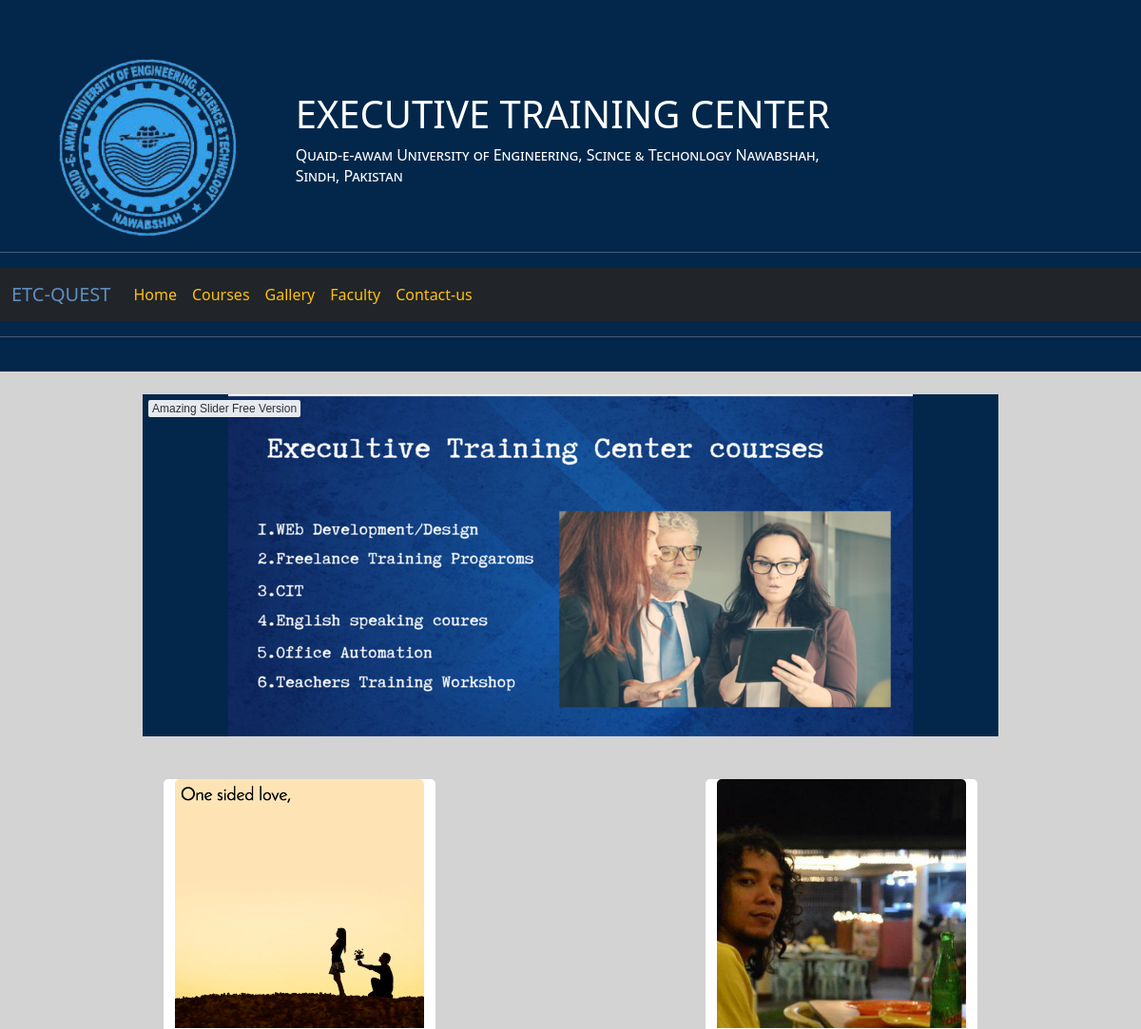
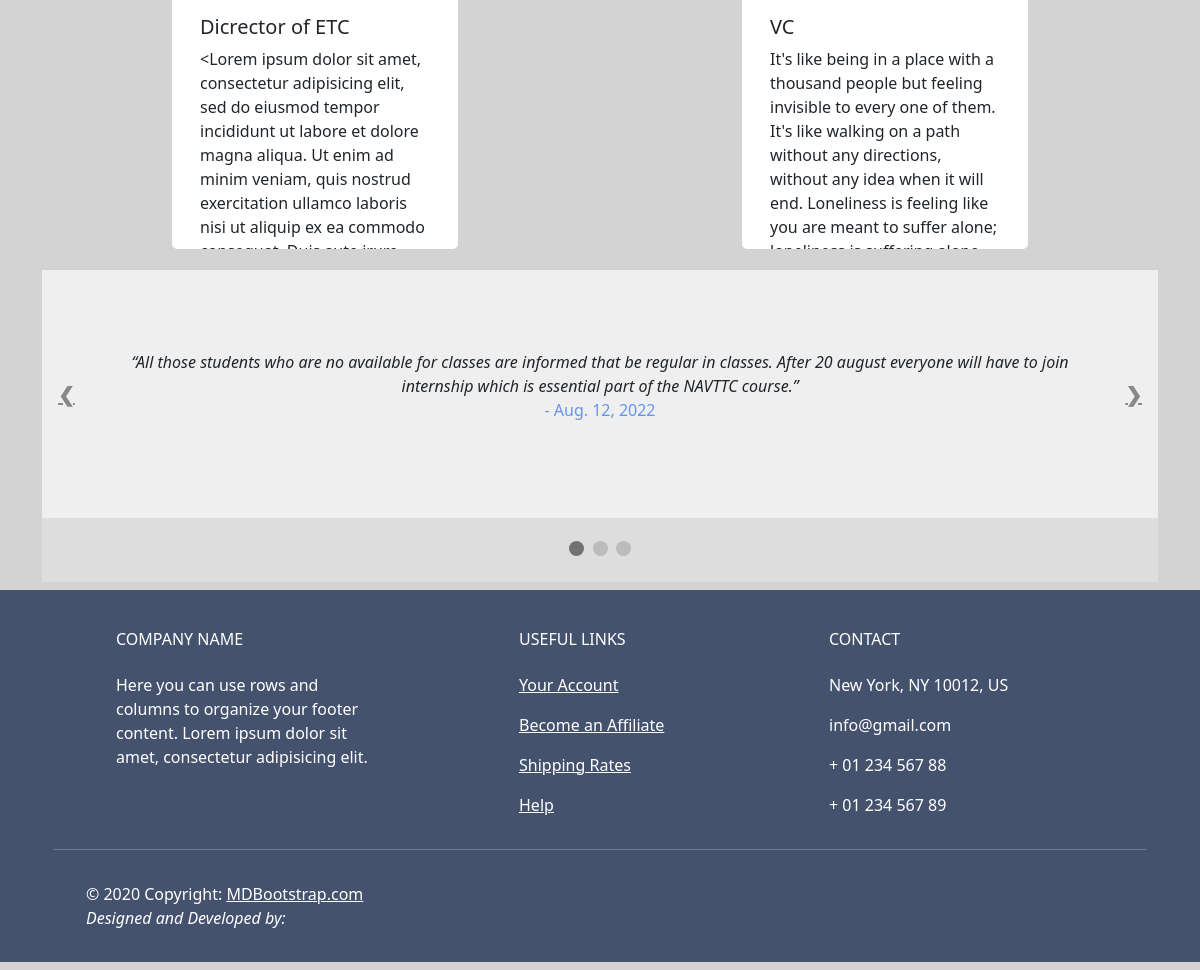
The page /etc/ on the database its author committed (2 pictures, top to bottom).
### etc/models.py (models this page shows, shortened)
class msgs(models.Model):
	id=models.AutoField(primary_key='True')
	charge=models.CharField(max_length=255, default="")
	name=models.CharField(max_length=255, default="")
	msg=models.CharField(max_length=1000, default="")
	img=models.FileField(upload_to="media/media/static/", default="")

class news(models.Model):
	id=models.AutoField(primary_key='true')
	date=models.DateField()
	news=models.CharField(max_length=1000, default='')

### etc/views.py (the view)
# urls.py: path('etc/', views.index, name='home'),
def index(request):
	obj=msgs.objects.all().order_by('-id').values()
	newses=news.objects.all().order_by('-id').values()
	return render(request, "index.html", {'data':obj, 'news': newses,})

### etc/templates/index.html (shortened to what this page needs)
{%include 'nav.html'%}
{%load static%}
     <div class="amazingslider-wrapper" id="amazingslider-wrapper-1" style="display:block;position:relative;max-width:900px;margin:0px auto 0px;">
        <div class="amazingslider" id="amazingslider-1" style="display:block;position:relative;margin:0 auto; ">
        </div>
    </div>
    <div class="container">
        <div class="row">
{%for i in data%}
      <div class="card" style="width: 18rem;">
        <img src="/media/{{i.img}}" class="card-img-top" alt="...">
        <div class="card-body" style="max-height: 250px; overflow: auto;">
          <h5 class="card-title">{{i.charge}}</h5>
          <p class="card-text">{{i.msg}}</p>
        </div>
      </div>
{% endfor %}
  </div>
  </div>
<div class="container">
    <div class="slideshow-container">
{%for i in news%}
    <div class="mySlides">
      <q>{{i.news}}</q>
      <p class="author">- {{i.date}}</p>
    </div>
{%endfor%}
<a class="prev" onclick="plusSlides(-1)">&#10094;</a>
<a class="next" onclick="plusSlides(1)">&#10095;</a>
</div>
<div class="dot-container">
    <span class="dot" onclick="currentSlide(1)"></span>
    <span class="dot" onclick="currentSlide(2)"></span>
    <span class="dot" onclick="currentSlide(3)"></span>
  </div>
</div>
{% include 'footer.html'%}

### etc/templates/index.html (style rules this page uses)
.card { margin: auto; margin-top: 20px; margin-bottom: 20px; }
.slideshow-container { position: relative; background: #f1f1f1f1; }
.mySlides { display: none; padding: 80px; text-align: center; }
.prev, .next { cursor: pointer; position: absolute; top: 50%; width: auto; margin-top: -30px; padding: 16px; color: #888; font-weight: bold; font-size: 20px; border-radius: 0 3px 3px 0; user-select: none; }
.next { position: absolute; right: 0; border-radius: 3px 0 0 3px; }
.dot-container { text-align: center; padding: 20px; background: #ddd; }
.dot { cursor: pointer; height: 15px; width: 15px; margin: 0 2px; background-color: #bbb; border-radius: 50%; display: inline-block; transition: background-color 0.6s ease; }
.active, .dot:hover { background-color: #717171; }
q { font-style: italic; }
.author { color: cornflowerblue; }
body { background-color: lightgray; }

### rows shown on the page
msgs: img (picture), charge "Dicrector of ETC", msg "<Lorem ipsum dolor sit amet, consectetur adipisicing elit, sed do eiusmod tempor incididunt ut labore et dolore magna aliqua. Ut enim ad minim veniam, quis nostrud exercitation ullamco laboris nisi ut aliquip ex ea commodo…"
msgs: img (picture), charge "VC", msg "It's like being in a place with a thousand people but feeling invisible to every one of them. It's like walking on a path without any directions, without any idea when it will end. Loneliness is feeling like you are meant to suffer alone;…"
news: news "All those students who are no available for classes are informed that be regular in classes. After 20 august everyone will have to join internship which is essential part of the NAVTTC course.", date "Aug. 12, 2022"
